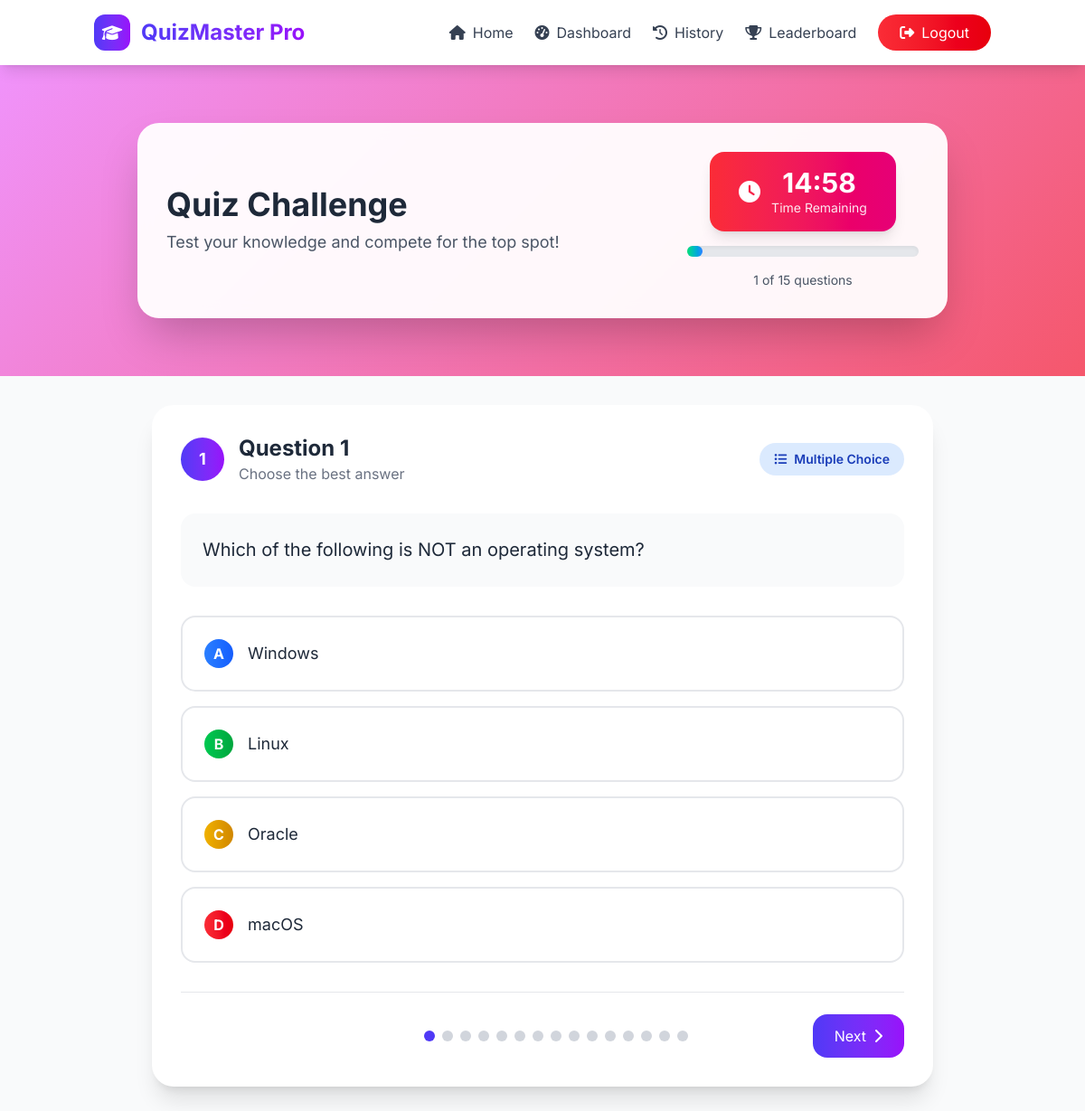
/student/quiz.php (signed in), run on the app's committed database.
### tables this page shows
CREATE TABLE `questions` (
  `id` int(11) NOT NULL,
  `question` text NOT NULL,
  `option_a` varchar(255) NOT NULL,
  `option_b` varchar(255) NOT NULL,
  `option_c` varchar(255) DEFAULT NULL,
  `option_d` varchar(255) DEFAULT NULL,
  `correct_option` enum('a','b','c','d') NOT NULL,
  `lecturer_id` int(11) NOT NULL,
  `explanation` text DEFAULT NULL,
  `difficulty` enum('easy','medium','hard') DEFAULT 'medium',
  `question_type` enum('multiple_choice','true_false','fill_blank') DEFAULT 'multiple_choice',
  `points` int(11) DEFAULT 1,
  `category_id` int(11) DEFAULT NULL,
  `is_active` tinyint(1) DEFAULT 1,
  `created_at` timestamp NOT NULL DEFAULT current_timestamp(),
  `updated_at` timestamp NOT NULL DEFAULT current_timestamp() ON UPDATE current_timestamp()
);

### includes/session.php (called while the page is built, shortened)
<?php
function isLoggedIn() {
    return isset($_SESSION['user_id']) && !empty($_SESSION['user_id']);
}
function getCurrentUser() {
    return [
        'id' => $_SESSION['user_id'],
        'name' => $_SESSION['username'] ?? '',
        'role' => $_SESSION['role'] ?? 'student'
    ];
}
?>

### student/quiz.php (the view, shortened to what this page needs)
<?php
require_once __DIR__ . '/../includes/session.php';
require_once __DIR__ . '/../includes/db.php';
$current_user = getCurrentUser();
$student_id = $current_user['id'];
$lecturer_id = null;
$stmt = $conn->prepare("SELECT lecturer_id FROM users WHERE id = ? AND role = 'student'");
$stmt->bind_param("i", $student_id);
$stmt->execute();
$result = $stmt->get_result();
if ($result->num_rows > 0) {
    $lecturer_id = $result->fetch_assoc()['lecturer_id'];
}
$quiz_available = false;
$message = '';
$questions = [];
if ($lecturer_id) {
    $count_stmt = $conn->prepare("SELECT COUNT(*) FROM questions WHERE lecturer_id = ?");
    $count_stmt->bind_param("i", $lecturer_id);
    $count_stmt->execute();
    $count_result = $count_stmt->get_result()->fetch_row();
    $lecturer_question_count = $count_result[0];
    $min_questions = 10;
    $max_questions = 30;
    if ($lecturer_question_count < 15) {
        $message = "Your lecturer has not added enough questions for a quiz. Minimum 15 questions required. Current: " . $lecturer_question_count;
    } else {
        $quiz_available = true;
        $num_questions_for_quiz = min($max_questions, max($min_questions, $lecturer_question_count));
        $stmt = $conn->prepare("SELECT * FROM questions WHERE lecturer_id = ? ORDER BY RAND() LIMIT ?");
        $stmt->bind_param("ii", $lecturer_id, $num_questions_for_quiz);
        $stmt->execute();
        $result = $stmt->get_result();
        if ($result) {
            while ($row = $result->fetch_assoc()) {
                $questions[] = $row;
            }
        }
    }
} else {
    $message = "You are not assigned to a lecturer, or your role is not student.";
}
?>
<!DOCTYPE html>
<html lang="en">
<head>
    <link rel="stylesheet" href="../src/output.css">
    <link rel="stylesheet" href="https://cdnjs.cloudflare.com/ajax/libs/font-awesome/6.4.0/css/all.min.css">
</head>
<body class="bg-gray-50 min-h-screen font-['Inter'] antialiased">
    <nav class="bg-white/95 backdrop-blur-sm shadow-lg sticky top-0 z-50">
        <div class="container mx-auto px-4">
            <div class="flex justify-between items-center py-4">
                <div class="flex items-center space-x-3">
                    <div class="w-10 h-10 bg-gradient-to-r from-indigo-600 to-purple-600 rounded-xl flex items-center justify-center">
                        <i class="fas fa-graduation-cap text-white text-lg"></i>
                    </div>
                    <h1 class="text-2xl font-bold bg-gradient-to-r from-indigo-600 to-purple-600 bg-clip-text text-transparent">
                    </h1>
                </div>
                <div class="flex items-center space-x-6">
                    <a href="../index.php" class="flex items-center space-x-2 text-gray-700 hover:text-indigo-600 transition duration-200">
                        <i class="fas fa-home"></i>
                        <span>Home</span>
                    </a>
                    <a href="dashboard.php" class="flex items-center space-x-2 text-gray-700 hover:text-indigo-600 transition duration-200">
                        <i class="fas fa-tachometer-alt"></i>
                        <span>Dashboard</span>
                    </a>
                    <a href="history.php" class="flex items-center space-x-2 text-gray-700 hover:text-indigo-600 transition duration-200">
                        <i class="fas fa-history"></i>
                        <span>History</span>
                    </a>
                    <a href="../leaderboard.php" class="flex items-center space-x-2 text-gray-700 hover:text-indigo-600 transition duration-200">
                        <i class="fas fa-trophy"></i>
                        <span>Leaderboard</span>
                    </a>
                    <a href="../auth/logout.php" class="bg-gradient-to-r from-red-500 to-red-600 text-white px-6 py-2 rounded-full hover:from-red-600 hover:to-red-700 transition duration-200">
                        <i class="fas fa-sign-out-alt mr-2"></i>Logout
                    </a>
                </div>
            </div>
        </div>
    </nav>
    <div class="quiz-gradient py-16 mb-8">
        <div class="container mx-auto px-4">
            <div class="max-w-4xl mx-auto">
                <div class="bg-white/95 backdrop-blur-sm rounded-3xl shadow-2xl p-8">
                    <div class="flex flex-col lg:flex-row justify-between items-center gap-6">
                        <div class="text-center lg:text-left">
                            <h1 class="text-4xl font-bold text-gray-800 mb-2">Quiz Challenge</h1>
                            <p class="text-gray-600 text-lg">Test your knowledge and compete for the top spot!</p>
                        </div>
                        <div class="flex flex-col items-center space-y-4">
                            <div id="timer" class="bg-gradient-to-r from-red-500 to-pink-600 text-white px-8 py-4 rounded-2xl shadow-lg">
                                <div class="flex items-center space-x-3">
                                    <i class="fas fa-clock text-2xl"></i>
                                    <div class="text-center">
                                        <div class="text-3xl font-bold" id="timer-display">15:00</div>
                                        <div class="text-sm opacity-90">Time Remaining</div>
                                    </div>
                                </div>
                            </div>
                            <div class="w-64 bg-gray-200 rounded-full h-3 shadow-inner">
                                <div id="progress-bar" class="progress-bar bg-gradient-to-r from-green-400 to-blue-500 h-3 rounded-full" style="width: 0%"></div>
                            </div>
                            <div class="text-sm text-gray-600">
                                <span id="current-question">0</span> of <span id="total-questions">0</span> questions
                            </div>
                        </div>
                    </div>
                </div>
            </div>
        </div>
    </div>
    <div class="container mx-auto px-4 max-w-4xl">
        <?php if (!$quiz_available): ?>
            <div class="bg-white rounded-3xl shadow-xl p-12 text-center">
                <div class="w-24 h-24 bg-red-100 rounded-full flex items-center justify-center mx-auto mb-6">
                    <i class="fas fa-exclamation-triangle text-red-500 text-3xl"></i>
                </div>
                <h2 class="text-3xl font-bold text-gray-800 mb-4">Quiz Not Available</h2>
                <p class="text-gray-600 text-lg mb-8"><?= $message ?></p>
                <a href="dashboard.php" class="inline-flex items-center px-8 py-3 bg-gradient-to-r from-indigo-600 to-purple-600 text-white rounded-2xl hover:from-indigo-700 hover:to-purple-700 transition duration-200 transform hover:scale-105">
                    <i class="fas fa-arrow-left mr-2"></i>
                    Back to Dashboard
                </a>
            </div>
        <?php else: ?>
            <form id="quiz-form" action="quiz.php" method="POST">
                <?php foreach ($questions as $index => $question): ?>
                    <div class="question-container <?= $index === 0 ? 'active' : '' ?>" id="question-<?= $index+1 ?>">
                        <div class="bg-white rounded-3xl shadow-xl p-8 mb-8">
                            <div class="flex items-center justify-between mb-8">
                                <div class="flex items-center space-x-4">
                                    <div class="w-12 h-12 bg-gradient-to-r from-indigo-600 to-purple-600 rounded-full flex items-center justify-center text-white font-bold text-lg">
                                        <?= $index + 1 ?>
                                    </div>
                                    <div>
                                        <h2 class="text-2xl font-bold text-gray-800">Question <?= $index+1 ?></h2>
                                        <p class="text-gray-500">Choose the best answer</p>
                                    </div>
                                </div>
                                <div class="bg-blue-100 text-blue-800 px-4 py-2 rounded-full text-sm font-semibold">
                                    <i class="fas fa-list-ul mr-2"></i>Multiple Choice
                                </div>
                            </div>
                            <div class="bg-gray-50 rounded-2xl p-6 mb-8">
                                <p class="text-xl text-gray-800 leading-relaxed"><?= htmlspecialchars($question['question']) ?></p>
                            </div>
                            <div class="grid gap-4">
                                <label class="option-card bg-white border-2 border-gray-200 rounded-2xl p-6 hover:border-indigo-300">
                                    <div class="flex items-center space-x-4">
                                        <div class="w-8 h-8 bg-gradient-to-r from-blue-500 to-blue-600 rounded-full flex items-center justify-center text-white font-bold">
                                            A
                                        </div>
                                        <span class="text-lg text-gray-800"><?= htmlspecialchars($question['option_a']) ?></span>
                                    </div>
                                </label>
                                <label class="option-card bg-white border-2 border-gray-200 rounded-2xl p-6 hover:border-indigo-300">
                                    <div class="flex items-center space-x-4">
                                        <div class="w-8 h-8 bg-gradient-to-r from-green-500 to-green-600 rounded-full flex items-center justify-center text-white font-bold">
                                            B
                                        </div>
                                        <span class="text-lg text-gray-800"><?= htmlspecialchars($question['option_b']) ?></span>
                                    </div>
                                </label>
                                <label class="option-card bg-white border-2 border-gray-200 rounded-2xl p-6 hover:border-indigo-300">
                                    <div class="flex items-center space-x-4">
                                        <div class="w-8 h-8 bg-gradient-to-r from-yellow-500 to-yellow-600 rounded-full flex items-center justify-center text-white font-bold">
                                            C
                                        </div>
                                        <span class="text-lg text-gray-800"><?= htmlspecialchars($question['option_c']) ?></span>
                                    </div>
                                </label>
                                <label class="option-card bg-white border-2 border-gray-200 rounded-2xl p-6 hover:border-indigo-300">
                                    <div class="flex items-center space-x-4">
                                        <div class="w-8 h-8 bg-gradient-to-r from-red-500 to-red-600 rounded-full flex items-center justify-center text-white font-bold">
                                            D
                                        </div>
                                        <span class="text-lg text-gray-800"><?= htmlspecialchars($question['option_d']) ?></span>
                                    </div>
                                </label>
                            </div>
                            <div class="flex justify-between items-center mt-8 pt-6 border-t border-gray-200">
                                <div class="flex items-center space-x-4">
                                    <div class="flex space-x-2">
                                        <?php for ($i = 0; $i < count($questions); $i++): ?>
                                            <div class="w-3 h-3 rounded-full <?= $i === $index ? 'bg-indigo-600' : 'bg-gray-300' ?>"></div>
                                        <?php endfor; ?>
                                    </div>
                                </div>
                                <?php if ($index === count($questions) - 1): ?>
                                    <button type="submit" class="flex items-center px-8 py-3 bg-gradient-to-r from-green-600 to-green-700 text-white rounded-2xl hover:from-green-700 hover:to-green-800 transition duration-200 transform hover:scale-105 shadow-lg">
                                        <i class="fas fa-check mr-2"></i>
                                        Submit Quiz
                                    </button>
                                <?php else: ?>
                                    <button type="button" class="next-btn flex items-center px-6 py-3 bg-gradient-to-r from-indigo-600 to-purple-600 text-white rounded-2xl hover:from-indigo-700 hover:to-purple-700 transition duration-200 transform hover:scale-105">
                                        Next
                                        <i class="fas fa-chevron-right ml-2"></i>
                                    </button>
                                <?php endif; ?>
                            </div>
                        </div>
                    </div>
                <?php endforeach; ?>
            </form>
        <?php endif; ?>
    </div>
</body>
</html>

### student/quiz.php (style rules this page uses)
.question-container { display: none; animation: fadeIn 0.5s ease-in-out; }
.question-container.active { display: block; }
.option-card { transition: all 0.3s cubic-bezier(0.4, 0, 0.2, 1); cursor: pointer; }
.progress-bar { transition: width 0.3s ease-in-out; }
.quiz-gradient { background: linear-gradient(135deg, #f093fb 0%, #f5576c 100%); }

### data on the page
questions: question "Which of the following is NOT an operating system?", option_a "Windows", option_b "Linux", option_c "Oracle", option_d "macOS"
